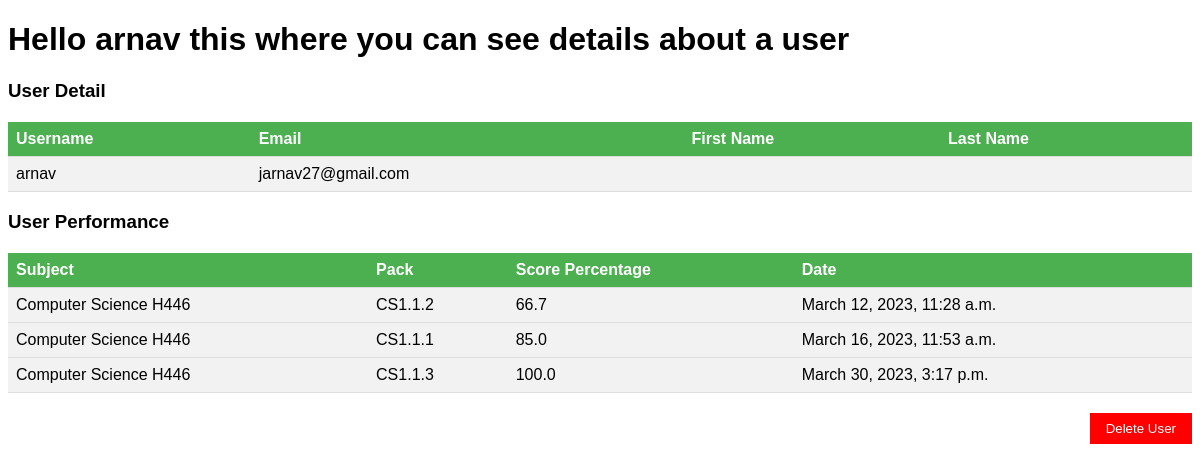
The app's page /teacher/userDetail/arnav/ (signed in) with its own data.
### quizzes/models.py (models this page shows, shortened)
class UserPerformance(models.Model):
    user = models.ForeignKey(User, on_delete=models.CASCADE)
    subject = models.ForeignKey(QuizSubject, on_delete=models.CASCADE)
    pack = models.ForeignKey(QuestionPack, on_delete=models.CASCADE)
    score_percentage = models.FloatField(
        default=0.0)  # sets the default value to 0
    date = models.DateTimeField(default=timezone.now)

class QuizSubject(models.Model):
    subject_name = models.CharField(max_length=100)
    subject_description = models.TextField()
    def __str__(self):
        return self.subject_name

class QuestionPack(models.Model):
    pack_name = models.CharField(max_length=100)
    pack_description = models.TextField()
    subject = models.ForeignKey(QuizSubject, on_delete=models.CASCADE)
    def __str__(self):
        return self.pack_name

### teacher/views.py (the view)
# urls.py: path('userDetail/<str:username>/', views.userDetail, name='userDetail'),
def userDetail(request, username):
    if not request.user.is_superuser:
        messages.error(
            request, "You do not have permission to view this page!")
        return redirect('home')
    user = User.objects.get(username=username)
    user_performance = UserPerformance.objects.filter(user__username=username)
    request = request  # for displaying the teacher/admin's name on the template
    return render(request, 'teacher/userDetail.html', {'user': user, 'user_performance': user_performance, 'request': request})

### templates/teacher/userDetail.html (shortened to what this page needs)
<!DOCTYPE html>
<html lang="en">
<head>
</head>
<body>
    <div class="welcomeSection">
        <h1>Hello {{ request.user.username }} this where you can see details about a user</h1>
    </div>
    <h3>User Detail</h3>
<table>
  <tr>
    <th>Username</th>
    <th>Email</th>
    <th>First Name</th>
    <th>Last Name</th>
  </tr>
  <tr>
    <td>{{ user.username }}</td>
    <td>{{ user.email }}</td>
    <td>{{ user.first_name }}</td>
    <td>{{ user.last_name }}</td>
  </tr>
</table>
<h3>User Performance</h3>
<table>
  <tr>
    <th>Subject</th>
    <th>Pack</th>
    <th>Score Percentage</th>
    <th>Date</th>
  </tr>
  {% for up in user_performance %}
  <tr>
    <td>{{ up.subject }}</td>
    <td>{{ up.pack }}</td>
    <td>{{ up.score_percentage }}</td>
    <td>{{ up.date }}</td>
  </tr>
  {% empty %}
  <tr>
    <td colspan="4">No data available.</td>
  </tr>
  {% endfor %}
</table>
<div class="deleteButtonContainer">
    <button onclick="deleteUser()">Delete User</button>
</div>
</body>
</html>

### templates/teacher/userDetail.html (style rules this page uses)
body { font-family: Arial, sans-serif; }
table { border-collapse: collapse; width: 100%; margin-top: 20px; }
th, td { text-align: left; padding: 8px; border-bottom: 1px solid #ddd; }
th { background-color: #4CAF50; color: white; }
td { background-color: #f2f2f2; }
.deleteButtonContainer { text-align: right; margin-top: 20px; }
.deleteButtonContainer button { background-color: red; color: white; padding: 8px 16px; border: none; cursor: pointer; }

### records on screen
UserPerformance: subject "Computer Science H446", pack "CS1.1.2", score_percentage "66.7", date "March 12, 2023, 11:28 a.m."
UserPerformance: subject "Computer Science H446", pack "CS1.1.1", score_percentage "85.0", date "March 16, 2023, 11:53 a.m."
UserPerformance: subject "Computer Science H446", pack "CS1.1.3", score_percentage "100.0", date "March 30, 2023, 3:17 p.m."

### other values on screen
{{ request.user.username }} "arnav"
{{ user.username }} "arnav"
{{ user.email }} "jarnav27@gmail.com"
